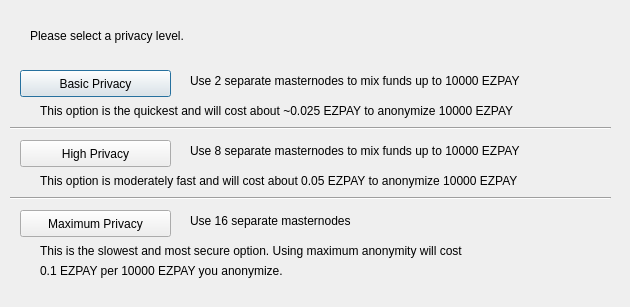
<?xml version="1.0" encoding="UTF-8"?>
<ui version="4.0">
 <class>ObfuscationConfig</class>
 <widget class="QDialog" name="ObfuscationConfig">
  <property name="geometry">
   <rect>
    <x>0</x>
    <y>0</y>
    <width>630</width>
    <height>307</height>
   </rect>
  </property>
  <property name="windowTitle">
   <string>Configure Obfuscation</string>
  </property>
  <widget class="QPushButton" name="buttonBasic">
   <property name="geometry">
    <rect>
     <x>20</x>
     <y>70</y>
     <width>151</width>
     <height>27</height>
    </rect>
   </property>
   <property name="text">
    <string>Basic Privacy</string>
   </property>
  </widget>
  <widget class="QPushButton" name="buttonHigh">
   <property name="geometry">
    <rect>
     <x>20</x>
     <y>140</y>
     <width>151</width>
     <height>27</height>
    </rect>
   </property>
   <property name="text">
    <string>High Privacy</string>
   </property>
  </widget>
  <widget class="QPushButton" name="buttonMax">
   <property name="geometry">
    <rect>
     <x>20</x>
     <y>210</y>
     <width>151</width>
     <height>27</height>
    </rect>
   </property>
   <property name="text">
    <string>Maximum Privacy</string>
   </property>
  </widget>
  <widget class="QLabel" name="label">
   <property name="geometry">
    <rect>
     <x>30</x>
     <y>20</y>
     <width>571</width>
     <height>31</height>
    </rect>
   </property>
   <property name="text">
    <string>Please select a privacy level.</string>
   </property>
  </widget>
  <widget class="QLabel" name="label_2">
   <property name="geometry">
    <rect>
     <x>190</x>
     <y>70</y>
     <width>421</width>
     <height>21</height>
    </rect>
   </property>
   <property name="text">
    <string>Use 2 separate masternodes to mix funds up to 10000 EZPAY</string>
   </property>
  </widget>
  <widget class="QLabel" name="label_3">
   <property name="geometry">
    <rect>
     <x>190</x>
     <y>140</y>
     <width>411</width>
     <height>21</height>
    </rect>
   </property>
   <property name="text">
    <string>Use 8 separate masternodes to mix funds up to 10000 EZPAY</string>
   </property>
  </widget>
  <widget class="QLabel" name="label_4">
   <property name="geometry">
    <rect>
     <x>190</x>
     <y>210</y>
     <width>421</width>
     <height>21</height>
    </rect>
   </property>
   <property name="text">
    <string>Use 16 separate masternodes</string>
   </property>
  </widget>
  <widget class="QLabel" name="label_6">
   <property name="geometry">
    <rect>
     <x>40</x>
     <y>100</y>
     <width>561</width>
     <height>21</height>
    </rect>
   </property>
   <property name="text">
    <string>This option is the quickest and will cost about ~0.025 EZPAY to anonymize 10000 EZPAY</string>
   </property>
  </widget>
  <widget class="QLabel" name="label_7">
   <property name="geometry">
    <rect>
     <x>40</x>
     <y>170</y>
     <width>561</width>
     <height>21</height>
    </rect>
   </property>
   <property name="text">
    <string>This option is moderately fast and will cost about 0.05 EZPAY to anonymize 10000 EZPAY</string>
   </property>
  </widget>
  <widget class="QLabel" name="label_8">
   <property name="geometry">
    <rect>
     <x>40</x>
     <y>240</y>
     <width>561</width>
     <height>21</height>
    </rect>
   </property>
   <property name="text">
    <string>This is the slowest and most secure option. Using maximum anonymity will cost</string>
   </property>
  </widget>
  <widget class="QLabel" name="label_9">
   <property name="geometry">
    <rect>
     <x>40</x>
     <y>260</y>
     <width>561</width>
     <height>21</height>
    </rect>
   </property>
   <property name="text">
    <string>0.1 EZPAY per 10000 EZPAY you anonymize.</string>
   </property>
  </widget>
  <widget class="Line" name="line">
   <property name="geometry">
    <rect>
     <x>10</x>
     <y>120</y>
     <width>601</width>
     <height>16</height>
    </rect>
   </property>
   <property name="orientation">
    <enum>Qt::Horizontal</enum>
   </property>
  </widget>
  <widget class="Line" name="line_2">
   <property name="geometry">
    <rect>
     <x>10</x>
     <y>190</y>
     <width>601</width>
     <height>16</height>
    </rect>
   </property>
   <property name="orientation">
    <enum>Qt::Horizontal</enum>
   </property>
  </widget>
 </widget>
 <resources/>
 <connections/>
</ui>
